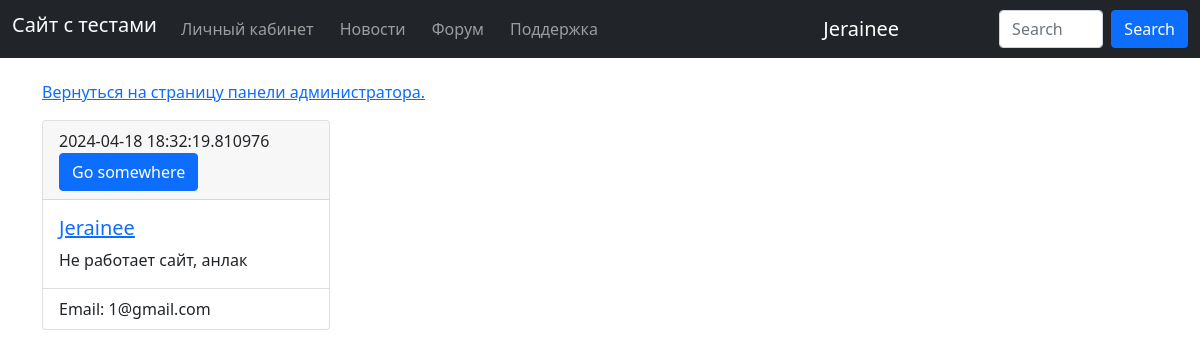
The app's page /admin/messages/ (signed in) with its own data.
### data/users.py (models this page shows, shortened)
class User(SqlAlchemyBase, UserMixin, SerializerMixin):
    __tablename__ = 'users'
    id = sqlalchemy.Column(sqlalchemy.Integer, primary_key=True, autoincrement=True)
    is_admin = sqlalchemy.Column(sqlalchemy.Boolean, nullable=False)
    name = sqlalchemy.Column(sqlalchemy.String, nullable=False)
    about = sqlalchemy.Column(sqlalchemy.String, nullable=True)
    email = sqlalchemy.Column(sqlalchemy.String, index=True, unique=True, nullable=False)
    hashed_password = sqlalchemy.Column(sqlalchemy.String, nullable=False)
    created_date = sqlalchemy.Column(sqlalchemy.DateTime, default=datetime.datetime.now)
    test_results = sqlalchemy.Column(sqlalchemy.String, nullable=True)
    cat = sqlalchemy.Column(sqlalchemy.String, nullable=True)
    comments = orm.relationship("Comment")
    posts = orm.relationship('ForumPost')

### data/support.py (models this page shows)
class SupportMessage(SqlAlchemyBase):
    __tablename__ = 'support_message'
    id = sqlalchemy.Column(sqlalchemy.Integer, primary_key=True, autoincrement=True)
    email = sqlalchemy.Column(sqlalchemy.NVARCHAR, nullable=False)
    author_name = sqlalchemy.Column(sqlalchemy.String, nullable=False)
    message = sqlalchemy.Column(sqlalchemy.TEXT, nullable=False)
    author_id = sqlalchemy.Column(sqlalchemy.Integer, sqlalchemy.ForeignKey("users.id"))
    created_date = sqlalchemy.Column(sqlalchemy.DateTime, default=datetime.datetime.now().replace(microsecond=0))

### main.py (the view)
@app.route('/admin/messages/')
@login_required
def admin_messages():
    db_sess = db_session.create_session()
    user = db_sess.query(User).get(current_user.get_id())
    if user.is_admin != 1:
        flash('У вас нет доступа к этой странице!', 'error')
        return redirect('/')
    else:
        msgs = db_sess.query(SupportMessage).all()
        return render_template('messages.html', msgs=msgs)

### data/db_session.py (called while the page is built)
def create_session() -> Session:
    global __factory
    return __factory()

### main.py (called while the page is built)
@login_manager.user_loader
def load_user(user_id):
    db_sess = db_session.create_session()
    return db_sess.query(User).get(user_id)

### templates/messages.html (shortened to what this page needs)
{% extends 'base.html' %}
{% block content %}
<p><a href="/admin">Вернуться на страницу панели администратора.</a></p>
{% if msgs|length != 0 %}
{% for msge in msgs[::-1] %}
<div class="card mb-3" style="max-width: 18rem;">
  <div class="card-header">{{ msge.created_date }} <form class="d-flex"><a href="delete_message/{{msge.id}}" class="btn btn-primary">Go somewhere</a></form></div>
  <div class="card-body">
      <h5 class="card-title"><a href="/account/{{msge.author_id}}">{{ msge.author_name }}</a></h5>
    <p class="card-text">{{ msge.message }}</p>
  </div>
  <div class="card-footer bg-transparent">Email: {{ msge.email }}</div>
</div>
<br>
{% endfor %}
{% else %}
<h4>Обращений пока нет!</h4>
{% endif %}
{% endblock %}

### templates/base.html (shortened to what this page needs)
<!DOCTYPE html>
<html lang = "ru">
	<head>
		<link type="text/css" href="{{ url_for('static', filename='css/styles.css')}}" rel="stylesheet" />
		<link rel="stylesheet"
                    href="https://cdn.jsdelivr.net/npm/bootstrap@5.0.0-beta1/dist/css/bootstrap.min.css"
>
	</head>
	<header id="header">
	<nav class="navbar fixed-top navbar-expand-sm navbar-dark bg-dark">
		<div class="container-fluid">
		<a class="navbar-brand h1" href="/">Сайт с тестами</a>
		<div class="collapse navbar-collapse" id="navbarNav">
  		  <ul class="navbar-nav">
  		    <li class="nav-item active">
  		      <a class="nav-link" href="/account">Личный кабинет</a>
  		    </li>
  		    <li class="nav-item">
  		      <a class="nav-link" href="/news">Новости</a>
  		    </li>
			<li class="nav-item">
				<a class="nav-link" href="/forum">Форум</a>
			</li>
			<li class="nav-item">
  		      <a class="nav-link" href="/support">Поддержка</a>
  		    </li>
  		  </ul>
  		</div>
			{% if current_user.is_authenticated %}
                <a class="navbar-brand" style="margin-right:100px">{{ current_user.name }}</a>
            {% endif %}
  		  <form class="d-flex" action="{{ url_for('result') }}">
  		    <input class="form-control me-2 w-200" type="text" placeholder="Search" aria-label="Search" name="search">
  		    <button class="btn btn-primary" type="submit">Search</button>
  		  </form>
		</div>
	</nav>
	<main role="main" class="container-fluid" style="margin-top:80px">
	<body>
	<main role="main" class="container">
		{% block content %}
        {% endblock %}
	</main>
	</body>
</html>

### static/css/styles.css (style rules this page uses)
li { display: inline-block; margin-right: 10px; }

### records on screen
User: name "Jerainee"
SupportMessage: created_date "2024-04-18 18:32:19.810976", author_name "Jerainee", message "Не работает сайт, анлак", email "1@gmail.com"
